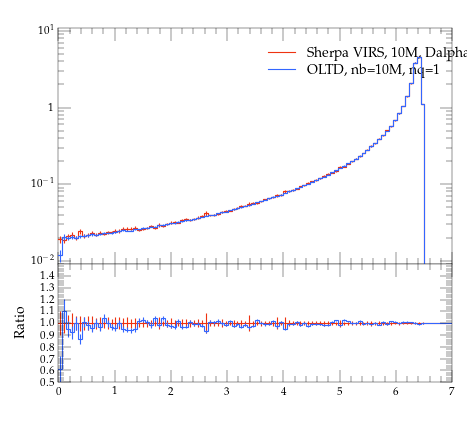

This figure's Python source:
#! /usr/bin/env python

# This Python script was auto-generated using YODA v2.0.0.
# Analysis object: /evtb/inc_jb_e
# Timestamp: 16-04-2024 (10:05:22)

import matplotlib as mpl
import matplotlib.pyplot as plt
mpl.use('Agg') # comment out for interactive use
import os
import numpy as np

plotDir = os.path.split(os.path.realpath(__file__))[0]
if 'YODA_USER_PLOT_PATH' in globals():
    plot_outdir = globals()['YODA_USER_PLOT_PATH']
else:
    plot_outdir = plotDir

#plot style
plt.style.use(os.path.join(plotDir, '../default.mplstyle'))
# plot metadata
figW, figH = plt.rcParams['figure.figsize']
ax_xLabel = r''
ax_yLabel = r''
ax_title  = r''
ax_xScale = 'linear'
ax_yScale = 'log'
xLims = (0.0, 7.0)
yLims = (0.009000000000000001, 11.0)

# TeX-friendly labels for the legend
labels = [ r"Sherpa VIRS, 10M, Dalpha=0.01", r"OLTD, nb=10M, nq=1" ]

# Create figure and axis objects
fig, (ax, ratio0_ax) = plt.subplots(2, 1, sharex=True,
                  figsize=(figW,figH), gridspec_kw={'height_ratios': (2, 1)})
ratio0_ax.yaxis.set_major_locator(mpl.ticker.MultipleLocator(0.1))
ratio0_ax.set_ylim(0.5, 1.4999)
ratio0_ax.set_ylabel('Ratio')

# LineColor map: curve index -> color
linecolors = {0: '#EE3311', 1: '#3366FF'}
# the numerical data is stored in a separate file
dataf = dict()
prefix = os.path.split(__file__)[0]
if prefix:    prefix = prefix + '/'
exec(open(prefix+'inc_jb_e__data.py').read(), dataf)


legend_handles = [] # keep track of handles for the legend

# style options for curves
# starts at zorder>=5 to draw curve on top of legend
styles = {
  'curve0': {
    'color' : linecolors[0],
    'linestyle' : '-',
    'marker' : 'o',
    'zorder' : 5,
    'histstyle' : True,
  },
  'curve1': {
    'color' : linecolors[1],
    'linestyle' : '-',
    'marker' : 'o',
    'zorder' : 6,
    'histstyle' : True,
  },
}
# curve from input yoda files in main panel
for label in dataf['yvals'].keys():
    if all(np.isnan(v) for v in dataf['yvals'][label]):
        continue
    tmp = None
    if styles[label]['histstyle']: # draw as histogram
        tmp, = ax.plot(dataf['xedges'], dataf['yedges'][label],
                       color=styles[label]['color'],
                       linestyle=styles[label]['linestyle'],
                       drawstyle='steps-pre', solid_joinstyle='miter',
                       zorder=styles[label]['zorder'], label=label)
        ax.errorbar(dataf['xpoints'], dataf['yvals'][label], color=styles[label]['color'],
                    xerr=dataf['xerrs'], yerr=[dataf['ydowns'][label], dataf['yups'][label]],
                    linestyle='none', zorder=styles[label]['zorder'])
    else: # draw as scatter
        tmp = ax.errorbar(dataf['xpoints'], dataf['yvals'][label],
                          xerr=dataf['xerrs'],
                          yerr=[ dataf['ydowns'][label],
                          dataf['yups'][label] ],
                          fmt=styles[label]['marker'],
                          ecolor=styles[label]['color'],
                          color=styles[label]['color'], zorder=2)
        tmp[-1][0].set_linestyle(styles[label]['linestyle'])
    legend_handles += [tmp]
    for varLabel in dataf['variation_yvals'].keys():
        if varLabel.startswith(label):
            tmp, = ax.plot(dataf['xedges'], dataf['variation_yvals'][varLabel],
                           color=styles[label]['color'],
                           linestyle=styles[label]['linestyle'],
                           drawstyle='steps-pre', solid_joinstyle='miter',
                           zorder=styles[label]['zorder'], alpha=0.5)


# plots on ratio panel
# curve from input yoda files in ratio panel
for label, yvals in dataf['ratio0_yvals'].items():
    if all(np.isnan(v) for v in yvals):
        continue
    if styles[label]['histstyle']: # plot as histogram
        ratio0_ax.plot(dataf['xedges'], yvals,
                       color=styles[label]['color'],
                       linestyle=styles[label]['linestyle'],
                       drawstyle='steps-pre', zorder=1,
                       solid_joinstyle='miter')
        ratio0_ax.vlines(dataf['xpoints'],
                         dataf['ratio0_ymin'][label],
                         dataf['ratio0_ymax'][label],
                         color=styles[label]['color'], zorder=1)
    else: # plot as scatter
        tmp = ratio0_ax.errorbar(dataf['xpoints'],
                                 yvals, xerr=dataf['xerrs'],
                                 yerr=dataf['ratio0_yerrs'][label],
                                 fmt=styles[label]['marker'],
                                 ecolor=styles[label]['color'],
                                 color=styles[label]['color'])
        tmp[-1][0].set_linestyle(styles[label]['linestyle'])

    for varlabel in dataf['ratio0_variation_vals'].keys():
        if varlabel.startswith(label):
            ratio0_ax.plot(dataf['xedges'],
                            dataf['ratio0_variation_vals'][varlabel],
                            color=styles[label]['color'],
                            linestyle=styles[label]['linestyle'],
                            drawstyle='steps-pre', solid_joinstyle='miter',
                            zorder=1, alpha=0.5)

legend_pos = (0.5, 0.97)
ax.legend(legend_handles, labels, loc='upper left', bbox_to_anchor=legend_pos)

# set plot metadata as defined above
ratio0_ax.set_xlabel(ax_xLabel)
ratio0_ax.xaxis.set_label_coords(1., -.15)
ax.set_ylabel(ax_yLabel, loc='top')
ax.set_title(ax_title, loc='left')
ax.set_xscale(ax_xScale)
ax.set_yscale(ax_yScale)
ax.set_xlim(xLims)
ax.set_ylim(yLims)

# tick formatting
plt.rcParams['xtick.top'] = True
plt.rcParams['ytick.right'] = True
ax.yaxis.set_major_locator(mpl.ticker.LogLocator(base=10.0, numticks=np.inf))
ax.yaxis.set_minor_locator(mpl.ticker.LogLocator(
                           base=10.0, subs=np.arange(0.1, 1, 0.1), numticks=np.inf))
fig.align_ylabels((ax, ratio0_ax))
plt.savefig(os.path.join(plot_outdir, 'inc_jb_e.pdf'), format='PDF')
plt.savefig(os.path.join(plot_outdir, 'inc_jb_e.png'), format='PNG')

plt.close(fig)
